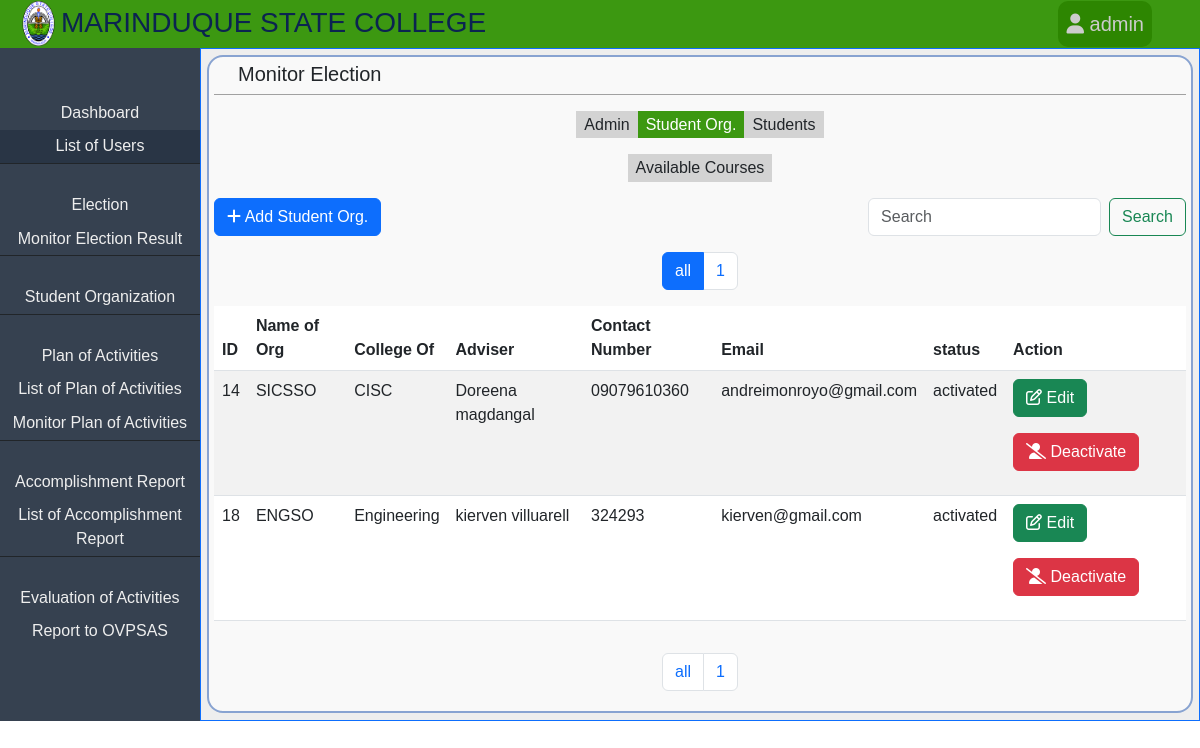
Page /admin/admin-list-of-users.php?user=student_org&page=all (signed in) on the earlier database version.
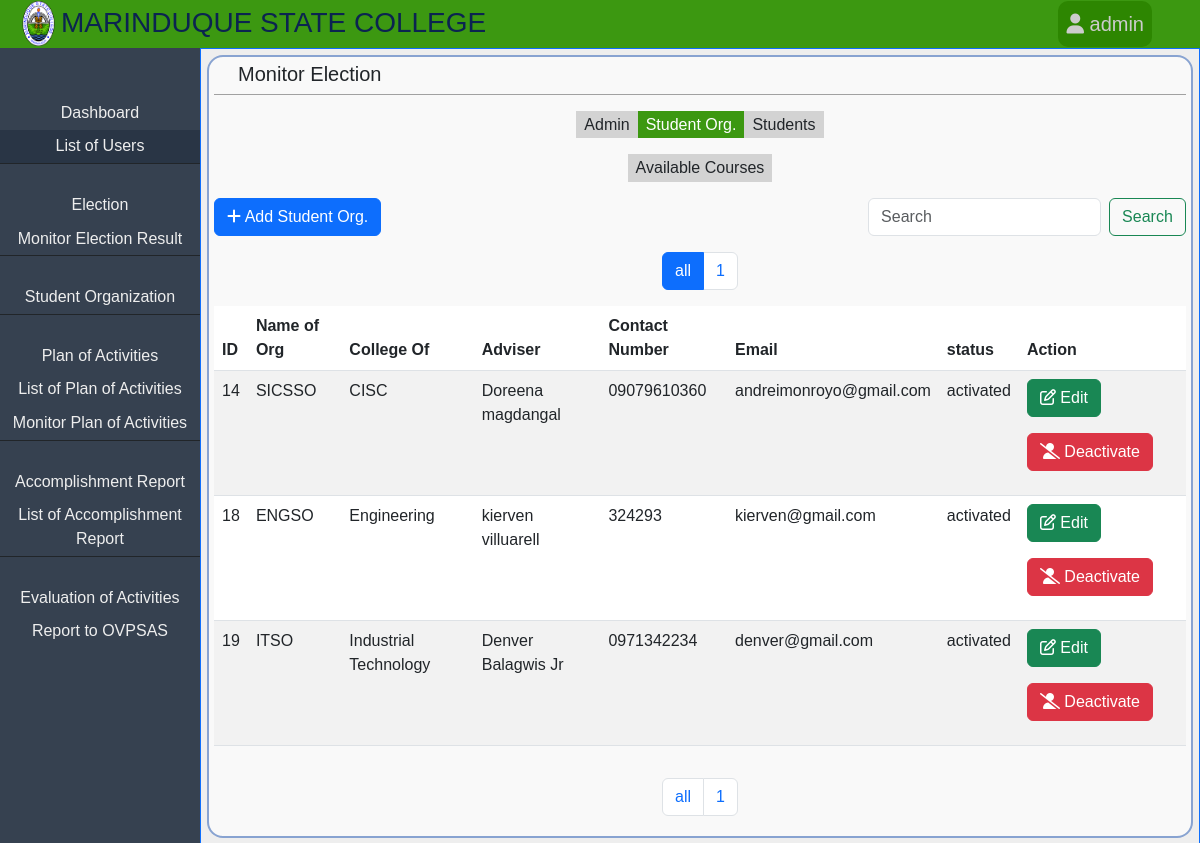
Same page on the later database version.
### tables this page shows
CREATE TABLE `student_org` (
  `id` int(11) NOT NULL,
  `name_of_org` varchar(100) NOT NULL,
  `college_of` varchar(100) NOT NULL,
  `adviser` varchar(100) NOT NULL,
  `contact_no` varchar(100) NOT NULL,
  `email` varchar(100) DEFAULT NULL,
  `status` varchar(50) NOT NULL DEFAULT 'activated',
  `password` varchar(100) NOT NULL
);

### classes/database.php (called while the page is built, shortened)
<?php
class database
{
  private $servername = 'localhost';
  private $username = 'root';
  private $password = '';
  private $dbname = 'etrack';
  public $mysqli = '';
  public function __construct()
  {
    $this->mysqli = new mysqli($this->servername, $this->username, $this->password, $this->dbname);
  }
  public function limitSelectAll($table, $limit = 0, $offset = 0)
  {
    if($limit == 0 && $offset == 0){
      $sql = "SELECT * FROM $table";
      return $this->mysqli->query($sql);
    }
    $sql = "SELECT * FROM $table ORDER BY id LIMIT $limit OFFSET $offset";
    return $this->mysqli->query($sql);
  }
}

### admin/admin-list-of-users.php (the view, shortened to what the changed rows need)
<?php
include "../classes/database.php";
include "../classes/user.php";
$admin = new database();
$user = User::returnValueGet('user');
?>
<!DOCTYPE html>
<html lang="en">
<head>
  <link rel="stylesheet" href="../css/bootstrap/bootstrap.css?<?php echo time(); ?>">
  <link rel="stylesheet" href="../css/admin.css?<?php echo time(); ?>">
</head>
<body>
  <div class="body">
    <div class="page-content">
      <div class="content border border-primary">
        <div class="content-container">
          <nav class="mt-3">
            <ul class="pagination d-flex justify-content-center">
              <?php
                $sql = "SELECT COUNT(id) FROM $user;";
                $result = $admin->mysqli->query($sql);
                $count = $result->fetch_assoc();
                $num = $count['COUNT(id)'] / 10;
                $num_of_page = ceil($num);
                for ($i = 1; $i <= $num_of_page; $i++){
              ?>
                <li class="page-item"><a class="page-link" href="admin-list-of-users.php?user=<?php echo $user; ?>&page=<?php echo $i; ?>" id="<?php echo $i; ?>"><?php echo $i; ?></a></li>
              <?php } ?>
            </ul>
          </nav>
          <div class="table-responsive">
            <table class="table table-striped table-hover">
              <thead>
                <tr class="<?php if(User::returnValueGet('user') != 'student_org') {echo 'd-none';} ?>">
                  <th>ID</th>
                  <th>Name of Org</th>
                  <th>College Of</th>
                  <th>Adviser</th>
                  <th>Contact Number</th>
                  <th>Email</th>
                  <th>status</th>
                  <th>Action</th>
                </tr>
              </thead>
              <tbody>
                <tbody>
                <?php
                  if(isset($_POST['submit'])) {
                    $search = $_POST['search'];
                    if($user == 'student_org'){
                      $result = $admin->search($user, 'name_of_org', 'college_of', $search);
                    } else {
                      $result = $admin->search($user, 'first_name', 'last_name', $search);
                    }
                  }else {
                  if($_GET['page'] == 'all'){
                    $result = $admin->limitSelectAll($user);
                  }else {
                    $num = ((int)$_GET['page']) - 1;
                    $offset = (string)$num . '0';
                    $result = $admin->limitSelectAll($user, 10, (int)$offset);
                  }
                  }
                  while($row = mysqli_fetch_assoc($result)) {
                ?>
                  <tr class="<?php if (User::returnValueGet('user') != 'student_org') { echo 'd-none' ;}  ?>">
                    <td><?php echo $row['id'] ?></td>
                    <td><?php echo $row['name_of_org']; ?></td>
                    <td><?php echo $row['college_of']; ?></td>
                    <td><?php echo $row['adviser']; ?></td>
                    <td><?php echo $row['contact_no']; ?></td>
                    <td><?php echo $row['email']; ?></td>
                    <td><?php echo $row['status'] ?></td>
                    <td>
                      <a class="btn btn-success mb-3" href="admin-edit-users.php?id=<?php echo $row['id']; ?>&user=<?php User::printGet('user'); ?>"><i class="fa-regular fa-pen-to-square"></i> Edit</a>
                      <a class="btn btn-danger mb-3 <?php if($row['status'] == 'deactivated') {echo 'd-none';} ?>" href="change-user-status.php?id=<?php echo $row['id'] ?>&user=<?php echo User::returnValueGet('user'); ?> &status=<?php echo 'deactivated'; ?>"><i class="fa-solid fa-user-slash"></i> Deactivate</a>
                    </td>
                  </tr>
                <?php } ?>
                </tbody>
              </tbody>
            </table>
          </div>
          <nav class="mt-3">
            <ul class="pagination d-flex justify-content-center">
              <?php
                $sql = "SELECT COUNT(id) FROM $user;";
                $result = $admin->mysqli->query($sql);
                $count = $result->fetch_assoc();
                $num = $count['COUNT(id)'] / 10;
                $num_of_page = ceil($num);
                for ($i = 1; $i <= $num_of_page; $i++){
              ?>
                <li class="page-item"><a class="page-link" href="admin-list-of-users.php?user=<?php echo $user; ?>&page=<?php echo $i; ?>" id="<?php echo $i; ?>"><?php echo $i; ?></a></li>
              <?php } ?>
            </ul>
          </nav>
        </div>
      </div>
    </div>
  </div>
</body>
</html>

Differences in the rows shown:
added student_org: id "19", name_of_org "ITSO", college_of "Industrial Technology", adviser "Denver Balagwis Jr", contact_no "0971342234", email "denver@gmail.com", status "activated"
